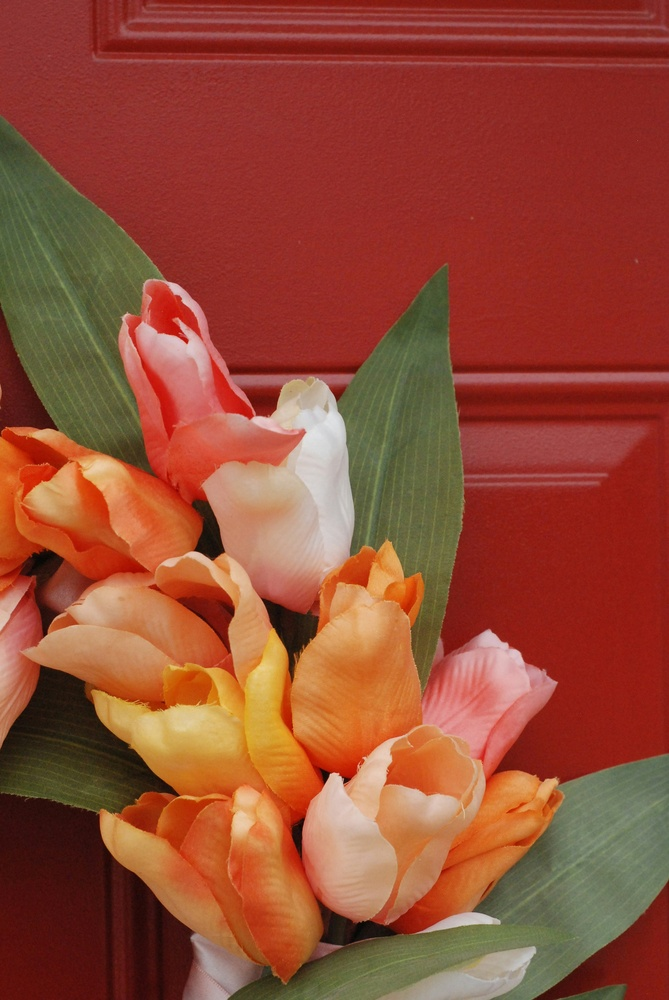
#> input picture image.jpg, 669 x 1000 px, shrunk from 2592 x 3872 before the run, found by its file name
$ python flou_gaussien_futures.py
#> lines starting #> are read from the running program, lines starting #| are printed output that depends on the picture
import cv2
import numpy as np
import time
import concurrent.futures

# Fonction pour appliquer le filtre de flou gaussien à une partie de l'image
def flou_gaussien_partiel(image, debut, fin):
    resultat_partiel = cv2.GaussianBlur(image[debut:fin], (5, 5), 0)
    return debut, resultat_partiel

# Fonction principale
if __name__ == "__main__":
    # Charger l'image
    image = cv2.imread("image.jpg")
#> image is the input picture: shape (1000, 669, 3); mean B, G, R 52.9, 74.8, 148.9

    # Diviser l'image en parties pour le traitement parallèle
    nb_partitions = 12
    taille_partition = image.shape[0] // nb_partitions
#> taille_partition = 83
    partitions = [(i * taille_partition, (i + 1) * taille_partition) for i in range(nb_partitions)]

    # Début du chronomètre
    debut_chrono = time.time()

    # Créer un pool de threads pour exécuter les tâches en parallèle
    with concurrent.futures.ThreadPoolExecutor() as executor:
        # Appliquer le filtre de flou gaussien à chaque partition de l'image en parallèle
        resultats = [executor.submit(flou_gaussien_partiel, image, debut, fin) for debut, fin in partitions]
#> in flou_gaussien_partiel (call 6), `resultat_partiel = cv2.GaussianBlur(image[debut:fin], (5, 5), 0)`:
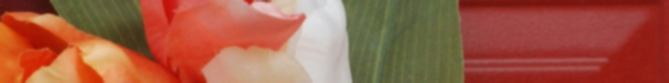
#> resultat_partiel: shape (83, 669, 3); mean B, G, R 70.2, 92.8, 161.4
#> in flou_gaussien_partiel (call 7), `resultat_partiel = cv2.GaussianBlur(image[debut:fin], (5, 5), 0)`:
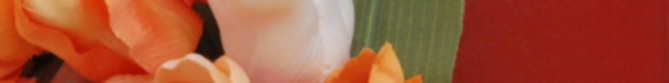
#> resultat_partiel: shape (83, 669, 3); mean B, G, R 55.2, 82.9, 163.6
#> in flou_gaussien_partiel (call 8), `resultat_partiel = cv2.GaussianBlur(image[debut:fin], (5, 5), 0)`:
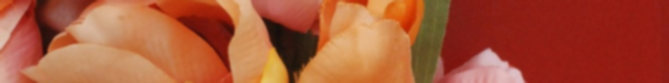
#> resultat_partiel: shape (83, 669, 3); mean B, G, R 56.2, 85.7, 170
#> in flou_gaussien_partiel (call 9), `resultat_partiel = cv2.GaussianBlur(image[debut:fin], (5, 5), 0)`:
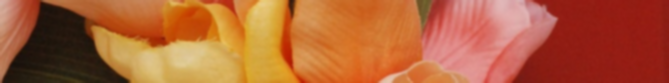
#> resultat_partiel: shape (83, 669, 3); mean B, G, R 55.8, 97.3, 177.3
#> in flou_gaussien_partiel (call 10), `resultat_partiel = cv2.GaussianBlur(image[debut:fin], (5, 5), 0)`:
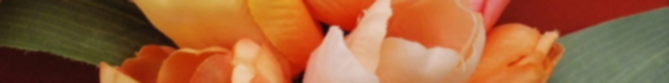
#> resultat_partiel: shape (83, 669, 3); mean B, G, R 58.4, 98.5, 159
#> in flou_gaussien_partiel (call 11), `resultat_partiel = cv2.GaussianBlur(image[debut:fin], (5, 5), 0)`:
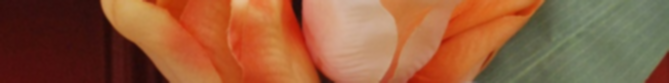
#> resultat_partiel: shape (83, 669, 3); mean B, G, R 60, 92.6, 147.5
#> in flou_gaussien_partiel (call 12), `resultat_partiel = cv2.GaussianBlur(image[debut:fin], (5, 5), 0)`:
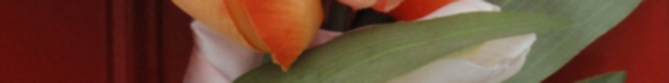
#> resultat_partiel: shape (83, 669, 3); mean B, G, R 52.5, 72.2, 111.4
#> resultats = 12 items

        # Récupérer les résultats une fois terminés
        for futur in concurrent.futures.as_completed(resultats):
            debut, resultat_partiel = futur.result()
            image[debut:debut + resultat_partiel.shape[0]] = resultat_partiel
#> this loop made 12 passes
#> debut on passes 1 to 12: 0, 415, 913, 747, 498, 249, 664, 581, 332, 830, 83, 166

    # Fin du chronomètre
    fin_chrono = time.time()

    # Calcul du temps d'exécution
    temps_execution = fin_chrono - debut_chrono
    print(f"Temps d'exécution : {temps_execution} secondes")

    # Afficher l'image floue résultante
    cv2.imshow("Image floue (parallèle)", image)
    cv2.waitKey(0)
    cv2.destroyAllWindows()
